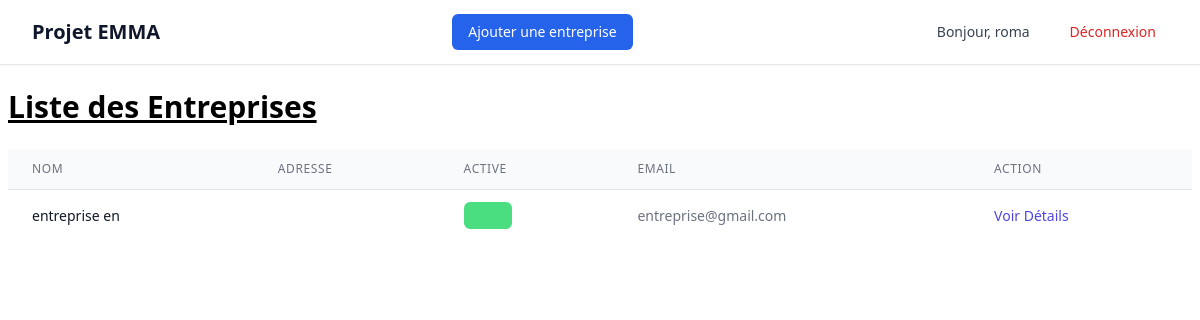
The page /dashboard/entreprises/ (signed in) on the database as committed earlier.
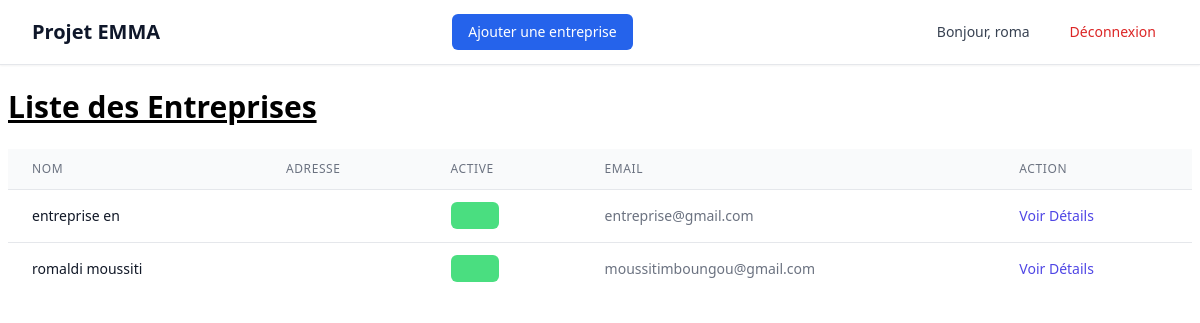
The same page on the database as committed later.
### core/models.py (models this page shows, shortened)
class Entreprise(models.Model):
    name = models.CharField(max_length=255)
    description = models.TextField()
    country = models.CharField(max_length=100)
    city = models.CharField(max_length=100)
    created_at = models.DateTimeField(auto_now_add=True)
    updated_at = models.DateTimeField(auto_now=True)
    email = models.EmailField()
    is_active = models.BooleanField(default=True)
    user = models.ForeignKey(User, on_delete=models.CASCADE, related_name='entreprises')

### core/views.py (the view)
# urls.py: path('dashboard/entreprises/', views.entreprise_list, name='entreprise_list'),
@login_required
def entreprise_list(request):
    context = {
        'entreprises': Entreprise.objects.filter(user=request.user).prefetch_related('adresses', 'contacts', 'contenus')
    }
    return render(request, 'core/private_view/entreprise_list.html', context)

### core/templates/core/private_view/entreprise_list.html
{% extends "core/private_view/base.html" %}
{% block content %}
<div class="flex flex-col gap-6">
    <h1 class="text-3xl font-bold underline">
        Liste des Entreprises
    </h1>
    <div class="overflow-x-scroll">
        <table class="min-w-full divide-y divide-gray-200 rounded-md ">
            <thead class="bg-gray-50 ">
                <tr>
                    <th scope="col" class="px-6 py-3 text-left text-xs font-medium text-gray-500 uppercase tracking-wider">Nom</th>
                    <th scope="col" class="px-6 py-3 text-left text-xs font-medium text-gray-500 uppercase tracking-wider">Adresse</th>
                    <th scope="col" class="px-6 py-3 text-left text-xs font-medium text-gray-500 uppercase tracking-wider">Active</th>
                    <th scope="col" class="px-6 py-3 text-left text-xs font-medium text-gray-500 uppercase tracking-wider">Email</th>
                    <th scope="col" class="px-6 py-3 text-left text-xs font-medium text-gray-500 uppercase tracking-wider">Action</th>
                </tr>
            </thead>
            <tbody class="bg-white divide-y divide-gray-200">
                {% for entreprise in entreprises %}
                <tr>
                    <td class="px-6 py-4 whitespace-nowrap text-sm font-medium text-gray-900">{{ entreprise.name }}</td>
                    <td class="px-6 py-4 whitespace-nowrap text-sm text-gray-500">{{ entreprise.adresse }}</td>
                    <td class="px-6 py-4 whitespace-nowrap text-sm text-gray-500">
                        <span class="px-6 py-1 rounded-md
                        {% if entreprise.is_active %}
                            bg-green-400
                        {% else %}
                            bg-red-400
                        {% endif %}
                        "></span>
                    </td>
                    <td class="px-6 py-4 whitespace-nowrap text-sm text-gray-500">{{ entreprise.email }}</td>
                    <td class="px-6 py-4 whitespace-nowrap text-sm font-medium">
                        <a href="{% url 'core:entreprise_detail' entreprise.id %}" class="text-indigo-600 hover:text-indigo-900">Voir Détails</a>
                    </td>
                </tr>
                {% empty %}
                <tr>
                    <td colspan="4" class="px-6 py-4 whitespace-nowrap text-sm text-gray-500">Aucune entreprise trouvée.</td>
                </tr>
                {% endfor %}
            </tbody>
        </table>
    </div>
</div>
{% endblock %}

Rows that differ between the two databases and show on the page:
added Entreprise: name "romaldi moussiti", is_active True (drawn), email "moussitimboungou@gmail.com"
